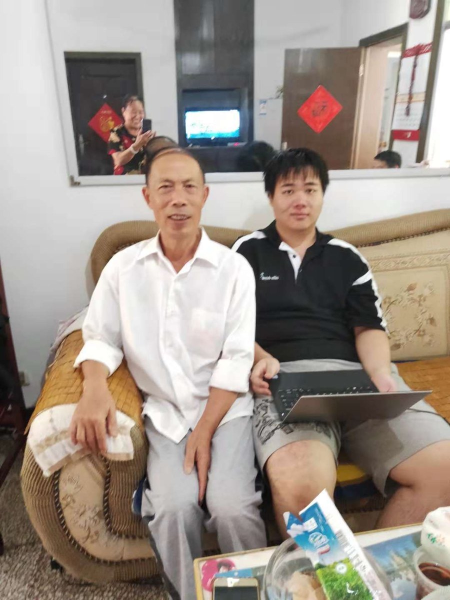
#> input picture photos/p01.jpg, 900 x 1200 px (shown at 1/2 size)
$ python -i postfx.py   (imports and definitions only)
#> lines starting #> are read from the running program, lines starting #| are printed output that depends on the picture
#> further down, picture is the input picture: PIL image 900x1200 RGB; mean R, G, B 158, 146.9, 137.8
"""Python 后期（v3 计划第二节，中等强度）：辉光 + 暖调分级 + 桌面聚光。

用法（系统 python3 即可，只依赖 numpy + Pillow）：
  python3 -I tools/postfx.py <项目> stills [t1 t2 ...]   # 处理 out/stills/t_*.jpg → t_*_后期.jpg + 后期对比.jpg
                                                          # 不给时间就挑一组关键帧
  python3 -I tools/postfx.py <项目> video --in out/mv_草稿.mp4 [--out out/mv_草稿_后期.mp4]
                                                          # 全片后期（渲染出片之后用；1080p60 约 20–30 分钟）

四个 pass（修复计划画风约束：忌塑料渐变，所以不动色相、不加 teal-orange）：
  1 辉光：亮部（≥BLOOM_TH，且越饱和权重越高——烛火星星暖灯发光、奶油纸只轻微）高斯模糊后叠加；
          字幕带 y ≥ BAND_Y 完全屏蔽，歌词和字牌保持锐利。
  2 分级：S 曲线轻对比 + 饱和 +7% + 阴影偏暖（R+/B-，权重随暗部增大）。
  3 聚光：画面区中心径向提亮 ≤6%，强化台灯舞台感。
"""
import argparse
import subprocess
import sys
from pathlib import Path

import numpy as np
from PIL import Image, ImageFilter

# ── 参数（中等强度）──
BLOOM_TH = 235.0        # 亮度阈值：超过它开始发光
BLOOM_RANGE = 40.0      # 阈值到多亮算全发光
BLOOM_BLUR = 13         # 高斯模糊半径（px）
BLOOM_STR = 0.45        # 叠加强度（A/B 审看后从 0.5 收敛，奶油白不再贴着过曝）
HIGHLIGHT_KNEE = 240.0  # 高光软压缩起点：往 255 的路走缓，白奶油不炸
HIGHLIGHT_ROLL = 0.6
SAT_BOOST = 1.07        # 饱和度
CONTRAST = 1.055        # S 曲线对比（中点 132）
WARM_R, WARM_B = 1.025, 0.975   # 阴影偏暖
CENTER_GAIN = 0.06      # 聚光最大提亮
CENTER_X, CENTER_Y, CENTER_R = 960, 430, 950
BAND_Y = 875            # 字幕带上沿：辉光不进带
DEFAULT_STILLS = [9.5, 18.7, 51.6, 82.0, 145.6, 163.4, 184.3, 193.7]

X = np.arange(256, dtype=np.float32)
LUT = np.clip(132.0 + (X - 132.0) * CONTRAST, 0, 255)
_CENTER_CACHE = {}


def center_mask(w, h):
    key = (w, h)
    if key not in _CENTER_CACHE:
        yy, xx = np.mgrid[0:h, 0:w].astype(np.float32)
        sx, sy = w / 1920.0, h / 1080.0
        d = np.hypot(xx - CENTER_X * sx, yy - CENTER_Y * sy) / (CENTER_R * sx)
        _CENTER_CACHE[key] = np.clip(1.0 - d, 0, 1) ** 1.6
    return _CENTER_CACHE[key]


def process(img):
    w, h = img.size
#> w = 900; h = 1200
    a = np.asarray(img.convert('RGB'), dtype=np.float32)
    hi = a.max(axis=2)
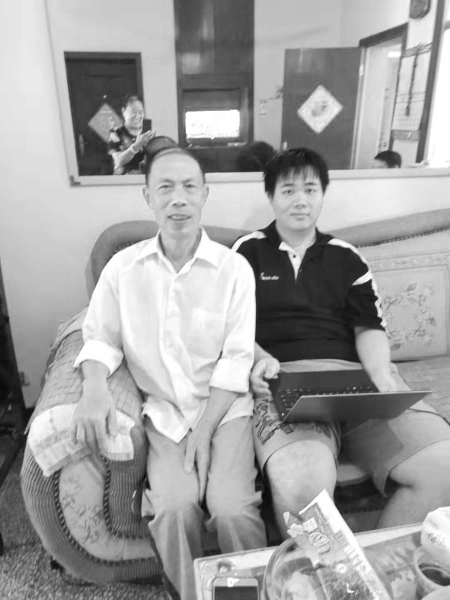
#> hi: shape (1200, 900) float32 (shown at 1/2 size); min 7, max 255, mean 160.2
    lo = a.min(axis=2)
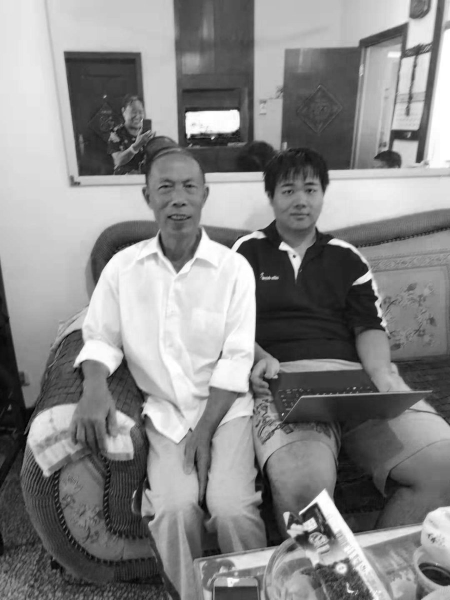
#> lo: shape (1200, 900) float32 (shown at 1/2 size); min 0, max 255, mean 135.7
    sat = (hi - lo) / np.maximum(hi, 1.0)
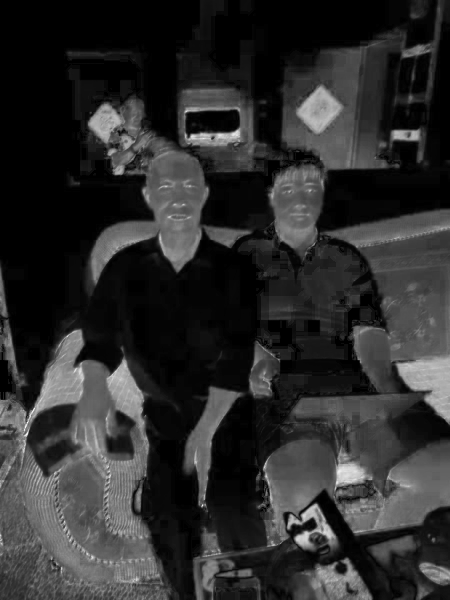
#> sat: shape (1200, 900) float32 (shown at 1/2 size); min 0, max 1, mean 0.177
    mask = np.clip((hi - BLOOM_TH) / BLOOM_RANGE, 0, 1) * (0.35 + 0.65 * sat)
    mask[int(BAND_Y * h / 1080.0):, :] = 0.0                      # 字幕带屏蔽
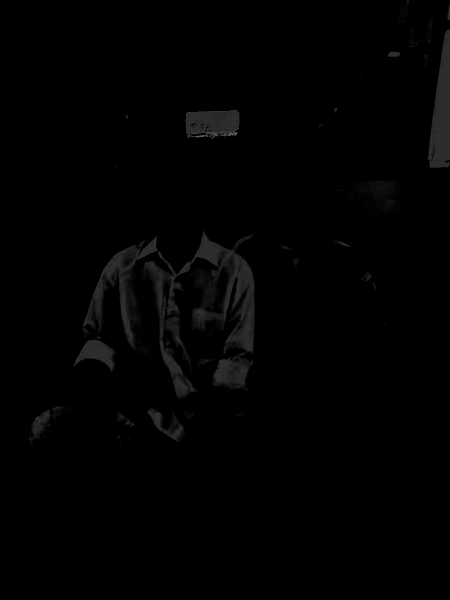
#> mask: shape (1200, 900) float32 (shown at 1/2 size); min 0, max 0.455, mean 0.00794
    bright = Image.fromarray(np.clip(a * mask[..., None], 0, 255).astype(np.uint8))
    glow = np.asarray(bright.filter(ImageFilter.GaussianBlur(BLOOM_BLUR)), dtype=np.float32)
    a = a + glow * BLOOM_STR
    # 分级：S 曲线 + 饱和 + 阴影暖
    a = LUT[np.clip(np.round(a), 0, 255).astype(np.uint8)]
    gray = a.mean(axis=2, keepdims=True)
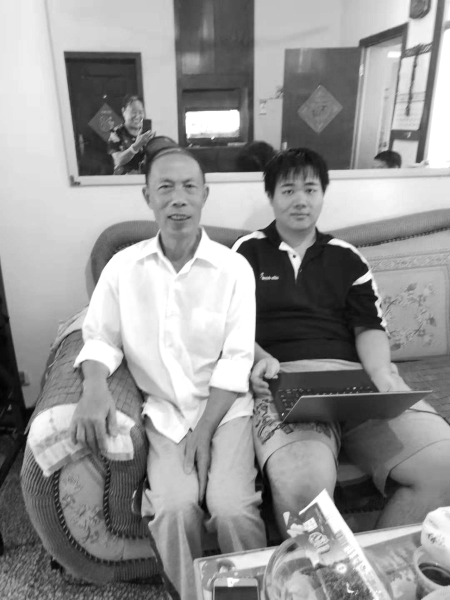
#> gray: shape (1200, 900, 1) float32 (shown at 1/2 size); min 0.125, max 255, mean 148.7
    a = gray + (a - gray) * SAT_BOOST
    warm_w = 1.0 - gray / 255.0
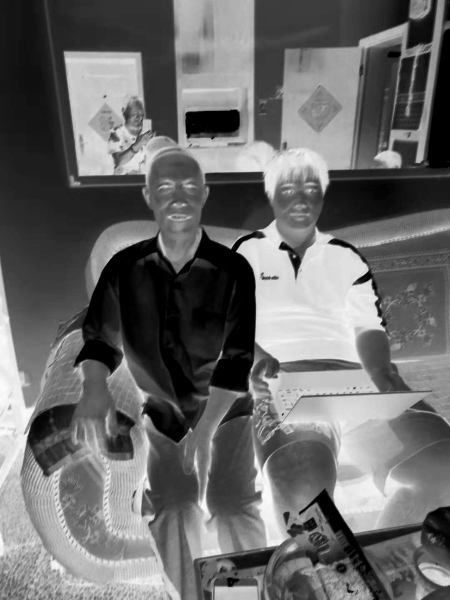
#> warm_w: shape (1200, 900, 1) float32 (shown at 1/2 size); min 0, max 1, mean 0.417
    a[..., 0] *= 1.0 + (WARM_R - 1.0) * warm_w[..., 0]
    a[..., 2] *= 1.0 + (WARM_B - 1.0) * warm_w[..., 0]
    # 聚光
    a *= 1.0 + center_mask(w, h)[..., None] * CENTER_GAIN
    # 高光软压缩：knee 以上滚降，白奶油/白边不再顶满 255
    over = a > HIGHLIGHT_KNEE
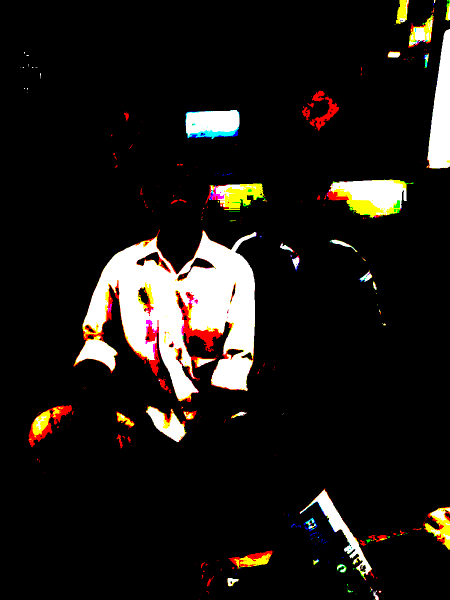
#> over: shape (1200, 900, 3) bool (shown at 1/2 size); mean R, G, B 0.109, 0.0962, 0.0837
    a[over] = HIGHLIGHT_KNEE + (a[over] - HIGHLIGHT_KNEE) * HIGHLIGHT_ROLL
    return Image.fromarray(np.clip(a, 0, 255).astype(np.uint8))


def still_frame_name(t):
    return f't_{t:07.3f}.jpg'


# [91 lines left out: functions run_stills, run_video, main, not called in this run]


# [2 lines not run here, left out]

>>> from PIL import Image
>>> picture = Image.open('../photos/p01.jpg')
>>> result = process(picture)

$ run again, on photos/p03.jpg
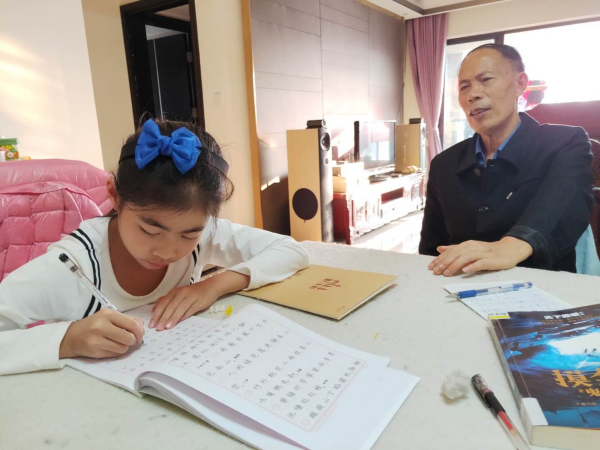
#> input picture photos/p03.jpg, 1200 x 900 px (shown at 1/2 size)
#> picture is the input picture: PIL image 1200x900 RGB; mean R, G, B 170.9, 159.8, 153.5
#> in process, `over = a > HIGHLIGHT_KNEE`:
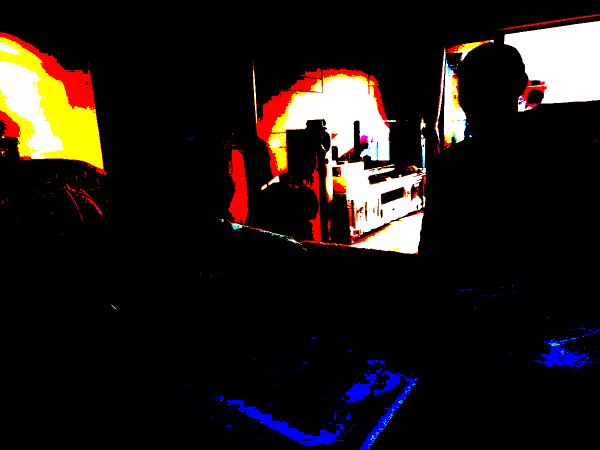
#> over: shape (900, 1200, 3) bool (shown at 1/2 size); mean R, G, B 0.126, 0.0986, 0.0875
#> in process, `return Image.fromarray(np.clip(a, 0, 255).astype(np.uint8))`:
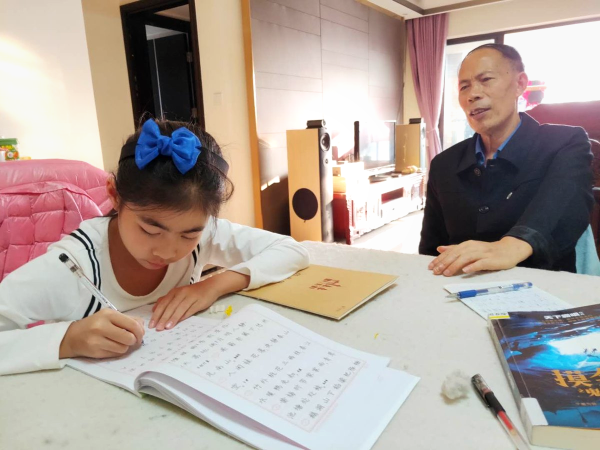
#> returned value: PIL image 1200x900 RGB (shown at 1/2 size); mean R, G, B 175.7, 162.7, 154.9

$ run again, on photos/p04.jpg
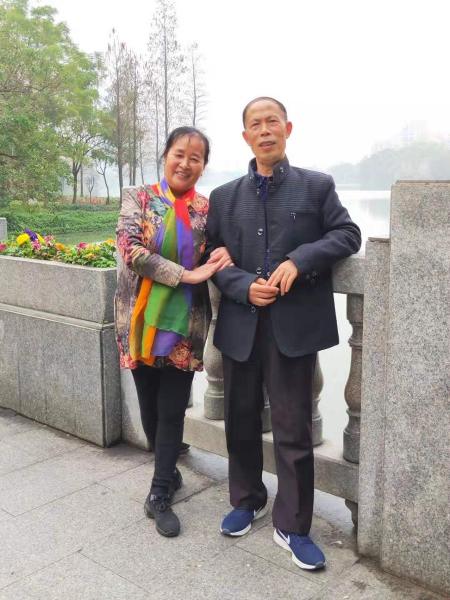
#> input picture photos/p04.jpg, 900 x 1200 px (shown at 1/2 size)
#> picture is the input picture: PIL image 900x1200 RGB; mean R, G, B 163.4, 159, 153.1
#> in process, `warm_w = 1.0 - gray / 255.0`:
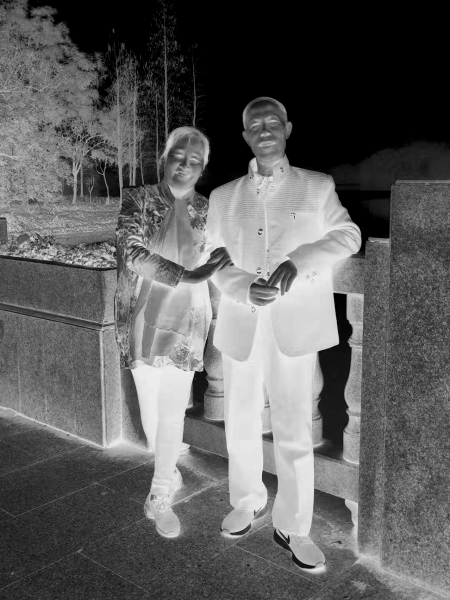
#> warm_w: shape (1200, 900, 1) float32 (shown at 1/2 size); min 0, max 0.986, mean 0.375
#> in process, `over = a > HIGHLIGHT_KNEE`:
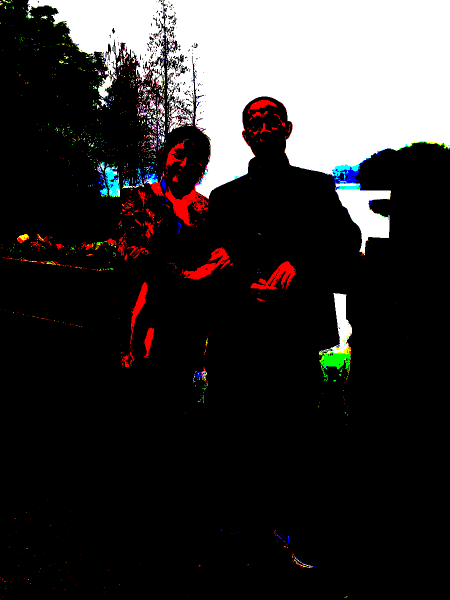
#> over: shape (1200, 900, 3) bool (shown at 1/2 size); mean R, G, B 0.203, 0.193, 0.192

$ run again, on photos/p05.jpg
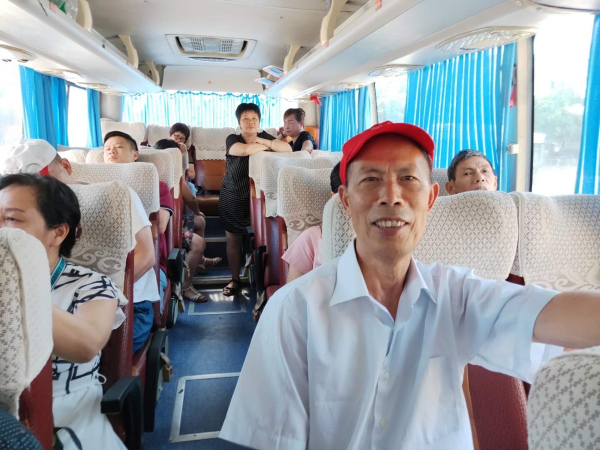
#> input picture photos/p05.jpg, 1200 x 900 px (shown at 1/2 size)
#> picture is the input picture: PIL image 1200x900 RGB; mean R, G, B 150.1, 156.2, 161.8
#> in process, `return Image.fromarray(np.clip(a, 0, 255).astype(np.uint8))`:
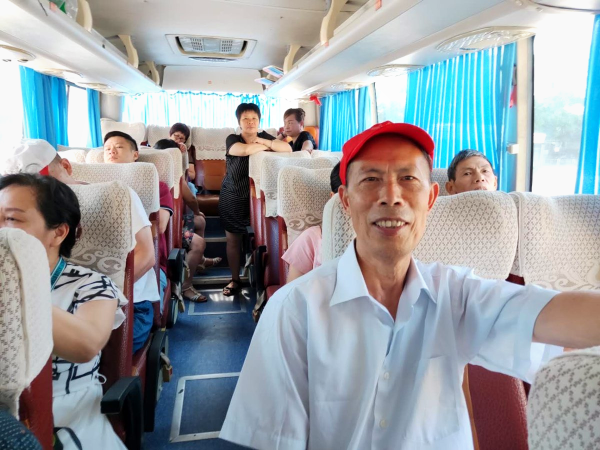
#> returned value: PIL image 1200x900 RGB (shown at 1/2 size); mean R, G, B 153.8, 159.3, 163.7
